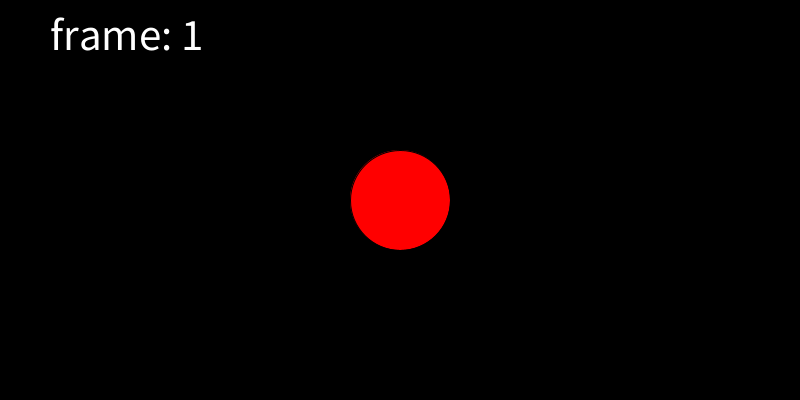
Frame 1 (no input)
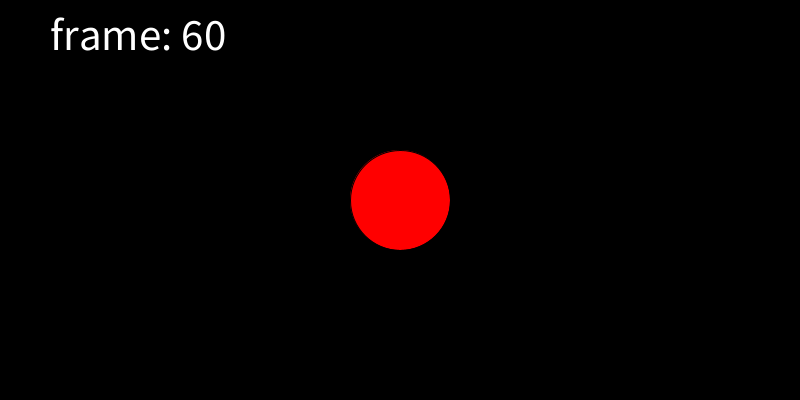
Frame 60 (the mouse pressed at the canvas centre just before this capture)
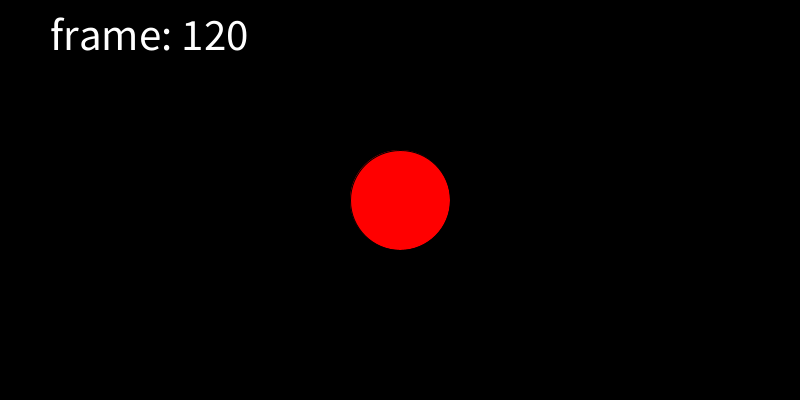
Frame 120 (the mouse held since frame 60 and released just before this capture)

The Processing sketch that drew these frames (run headless with seeded random() and noise(); from frame 60 on, the mouse is pressed at the canvas centre):

// Processing sketch: ejemploClaseCNSAparezcan
// ── ejemploClaseCNSAparezcan.pde
int tam;
float posX, posY;
int opacidad;
int velocidad;

void setup() {
  size(800, 400);
  tam=100;
  posX=width/2;
  posY=height/2;
  opacidad=0;
  velocidad=4;
  textSize(45);
}


void draw() {

  background(0);
  fill(255);
text("frame: " + frameCount,50,50);
  if (frameCount<200) {
    fill(255, 0, 0);
    circle(posX, posY, tam);
  } else if (frameCount>200 && frameCount<400) {
    fill(0, 255, 0);
    rect(posX, posY, tam, tam);
  }
}
